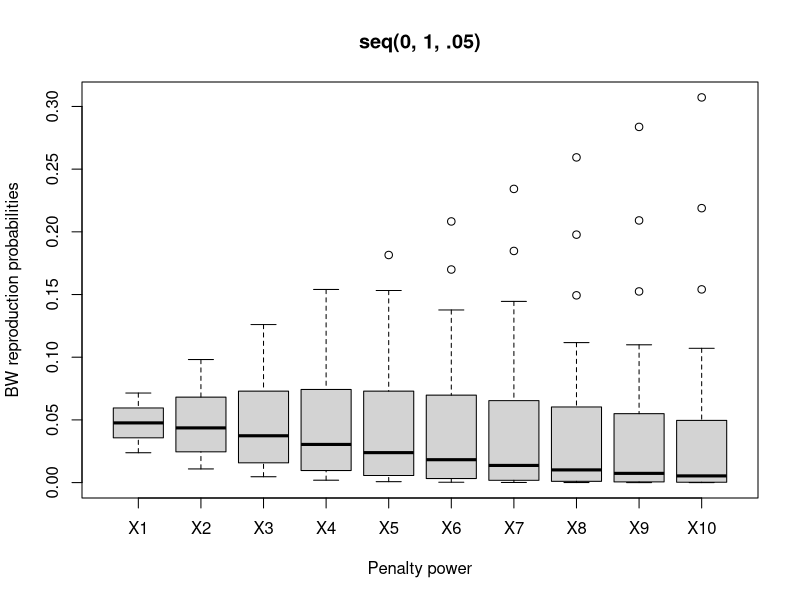

Write the R code that produced this figure.
library(ggplot2)

loss_to_BW <- function(scores, penalty_power) {
  # This function takes as input the vector of losses from the fitness function and transforms it 
  # into a vector whose sum is 1, each element is the probability for a genome to be selected by 
  # the Biased Wheel at each sampling.
  # scores is expected to be of same length as genomes with values between 0 and 1, minimal scores being best
  
  # A bigger penalty power favours better solutions more heavily
  penalized_scores <- (1+median(scores)-scores) ** penalty_power
  BW_probabilities <- penalized_scores/sum(penalized_scores)
  return(BW_probabilities)
}

scores_vect <- seq(0, 1, .05)
penal_vect <- 1:10
penalized <- list()

for (i in penal_vect) {
  penalized[[i]] <-
    loss_to_BW(scores = scores_vect, penalty_power = i)
}

names(penalized) <- penal_vect
penalized <- data.frame(penalized)

boxplot(penalized,
        main = "seq(0, 1, .05)",
        xlab = "Penalty power",
        ylab = "BW reproduction probabilities")

